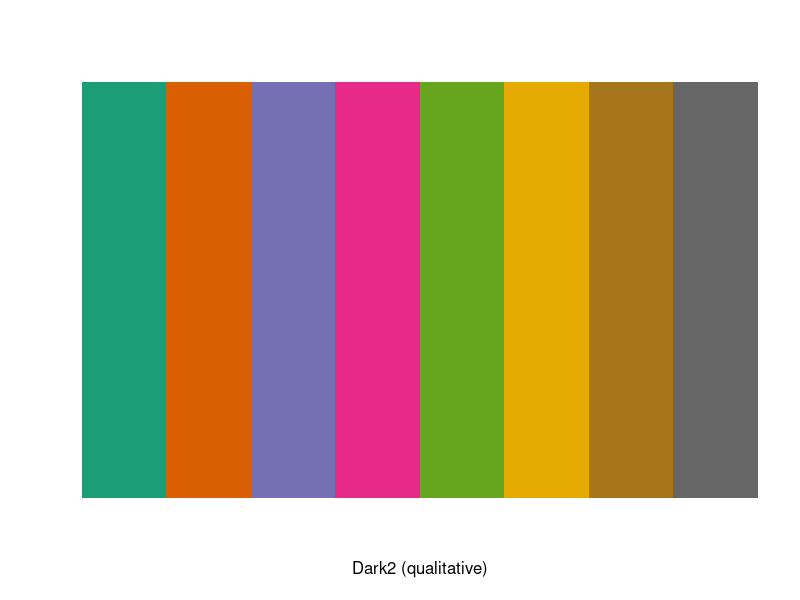
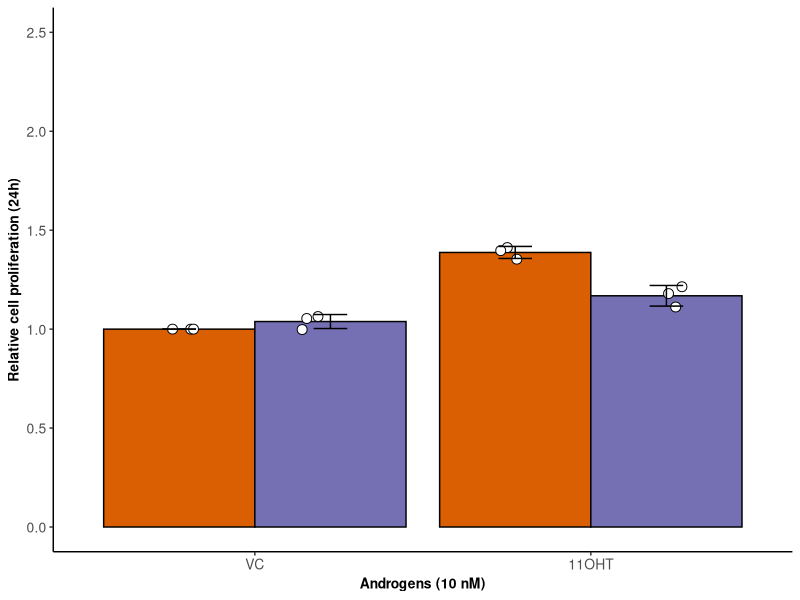
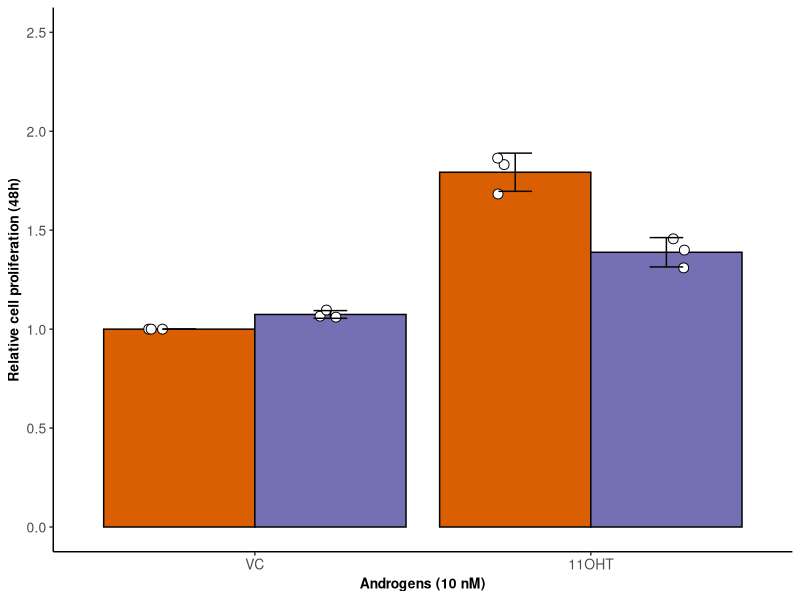
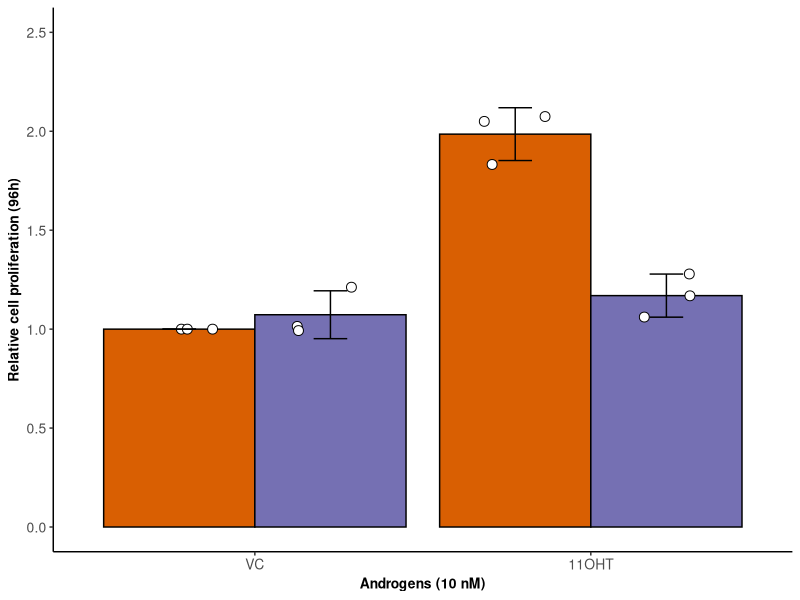
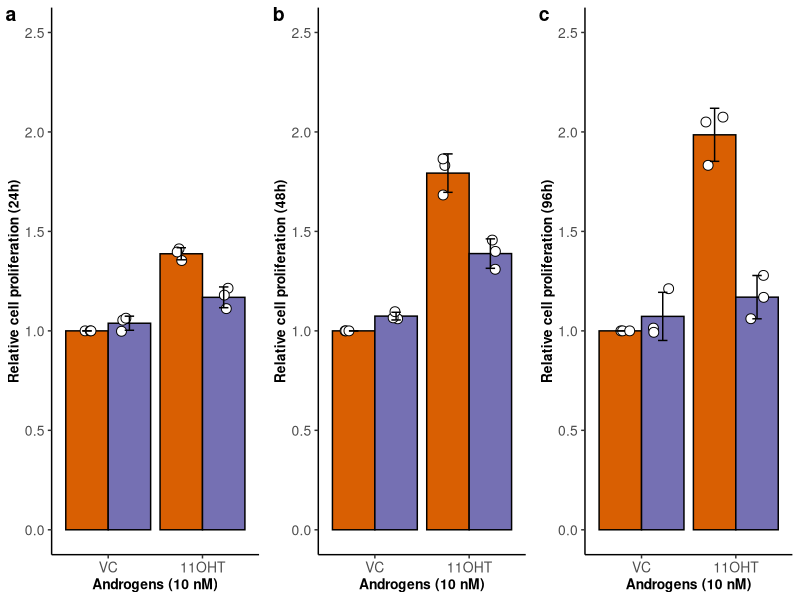
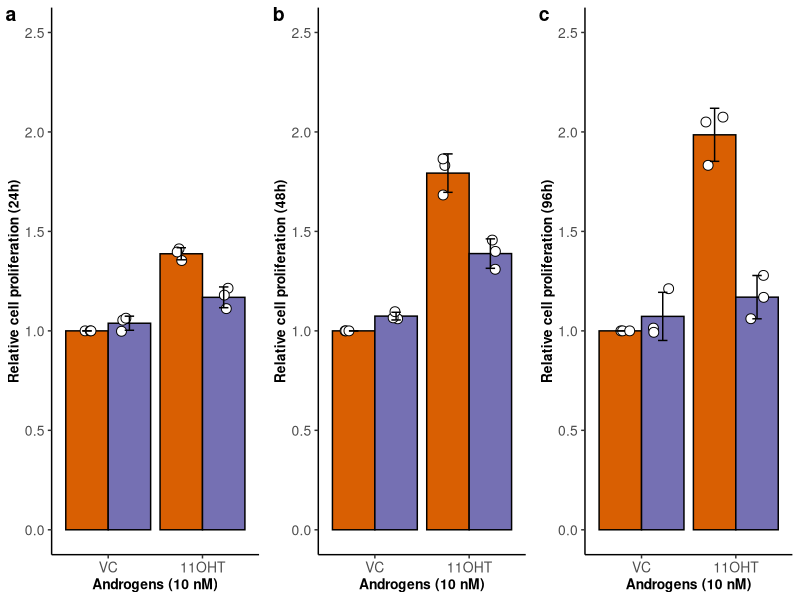

R code for these plots, in order:
## ---- chunk 1
knitr::opts_chunk$set(echo = TRUE)
## ---- chunk 2
getwd()
## ---- chunk 3
library(ggplot2)
library(ape)
library(plyr)
library(RColorBrewer)
library(reshape2)
library(scales)
library(dplyr)
library(ggpubr) 
library(cowplot) 
library(readr)
library(stats)
library(readr)
## ---- chunk 4
d1 <- read_csv("LNCaP_proliferation_overtime_11OHT.csv") 
head(d1)

## ---- chunk 5
levels(factor(d1$Androgens))
levels(factor(d1$Time))
## ---- chunk 6
d1_24h <- subset(d1, Time == "24h")
d1_48h <- subset(d1, Time == "48h")
d1_96h <- subset(d1, Time == "96h")
## ---- chunk 7
d1_24h$Androgens = factor(d1_24h$Androgens,order = TRUE, levels = c("VC", "11OHT"))
d1_48h$Androgens = factor(d1_48h$Androgens,order = TRUE, levels = c("VC", "11OHT"))
d1_96h$Androgens = factor(d1_96h$Androgens,order = TRUE, levels = c("VC", "11OHT"))
## ---- chunk 8
format.A <-  theme_classic()+ theme(plot.title = element_text(size= 11, hjust=0.5, face="bold"))+ 
  theme(axis.text = element_text(size = 10)) + theme(axis.title = element_text(size = 10, face="bold")) + 
  theme(strip.text = element_text( size = 10, face= "bold")) + theme(legend.position = "none")

format.B <-  theme_classic()+ theme(plot.title = element_text(size= 11, hjust=0.5, face="bold"))+ 
  theme(axis.text = element_text(size = 10)) + theme(axis.title = element_text(size = 10, face="bold")) + 
  theme(strip.text = element_text( size = 10, face= "bold")) 
## ---- chunk 9
display.brewer.pal(n = 8, name = 'Dark2')
brewer.pal(n = 8, name = "Dark2")
## ---- chunk 10
d1_24h_summary <- d1_24h %>%
  group_by(Androgens,Enzalutamide,Replicates) %>%
  summarise(
    Mean = mean(Relative_cell_proliferation),
    SD = sd(Relative_cell_proliferation) # This avoids a grouped df warning in ggplot
  )

d1_24h_summary$Relative_cell_proliferation <- d1_24h_summary$Mean
head(d1_24h_summary)
#View(d1_24h_summary)

d1_24h_summary2 <- d1_24h_summary %>%
  group_by(Androgens,Enzalutamide) %>%
  summarise(
    Mean = mean(Relative_cell_proliferation),
    SD = sd(Relative_cell_proliferation) # This avoids a grouped df warning in ggplot
  )

d1_24h_summary2$Relative_cell_proliferation <- d1_24h_summary2$Mean
head(d1_24h_summary2)
#View(d1_24h_summary2)

## ---- chunk 11

p_24h <- ggplot(d1_24h_summary, aes(x = Androgens, y = Relative_cell_proliferation, fill = Enzalutamide)) +
  geom_bar(data = d1_24h_summary2, aes(y = Relative_cell_proliferation), stat = "identity", position = position_dodge(),color="black") +
  geom_point(position = position_jitterdodge(jitter.width = 0.2, dodge.width = 0.9), aes(color = Enzalutamide), 
             shape = 21, size = 3, stroke = 0.5, fill = "white")  + 
  geom_errorbar(data = d1_24h_summary2, aes(ymin = Relative_cell_proliferation - SD, ymax = Relative_cell_proliferation + SD), 
                width = .2, position = position_dodge(0.9)) + 
  scale_fill_manual(values = c( "#D95F02" ,"#7570B3" ,"#E7298A", "#66A61E", "#E6AB02", "#A6761D", "#666666","#1B9E77")) + 
  scale_color_manual(values = c( "black" ,"black" ,"#E7298A", "#66A61E", "#E6AB02", "#A6761D", "#666666","#1B9E77")) + ylim(0,2.5) + 
  format.A + labs(x="Androgens (10 nM)", y="Relative cell proliferation (24h)")

print(p_24h)

## ---- chunk 12
d1_48h_summary <- d1_48h %>%
  group_by(Androgens,Enzalutamide,Replicates) %>%
  summarise(
    Mean = mean(Relative_cell_proliferation),
    SD = sd(Relative_cell_proliferation) # This avoids a grouped df warning in ggplot
  )

d1_48h_summary$Relative_cell_proliferation <- d1_48h_summary$Mean
head(d1_48h_summary)
#View(d1_48h_summary)

d1_48h_summary2 <- d1_48h_summary %>%
  group_by(Androgens,Enzalutamide) %>%
  summarise(
    Mean = mean(Relative_cell_proliferation),
    SD = sd(Relative_cell_proliferation) # This avoids a grouped df warning in ggplot
  )

d1_48h_summary2$Relative_cell_proliferation <- d1_48h_summary2$Mean
head(d1_48h_summary2)
#View(d1_48h_summary2)

## ---- chunk 13

p_48h <- ggplot(d1_48h_summary, aes(x = Androgens, y = Relative_cell_proliferation, fill = Enzalutamide)) +
  geom_bar(data = d1_48h_summary2, aes(y = Relative_cell_proliferation), stat = "identity", position = position_dodge(),color="black") +
  geom_point(position = position_jitterdodge(jitter.width = 0.2, dodge.width = 0.9), aes(color = Enzalutamide), 
             shape = 21, size = 3, stroke = 0.5, fill = "white")  + 
  geom_errorbar(data = d1_48h_summary2, aes(ymin = Relative_cell_proliferation - SD, ymax = Relative_cell_proliferation + SD), 
                width = .2, position = position_dodge(0.9)) + 
  scale_fill_manual(values = c( "#D95F02" ,"#7570B3" ,"#E7298A", "#66A61E", "#E6AB02", "#A6761D", "#666666","#1B9E77")) + 
  scale_color_manual(values = c( "black" ,"black" ,"#E7298A", "#66A61E", "#E6AB02", "#A6761D", "#666666","#1B9E77")) + ylim(0,2.5) + 
  format.A + labs(x="Androgens (10 nM)", y="Relative cell proliferation (48h)")

print(p_48h)

## ---- chunk 14
d1_96h_summary <- d1_96h %>%
  group_by(Androgens,Enzalutamide,Replicates) %>%
  summarise(
    Mean = mean(Relative_cell_proliferation),
    SD = sd(Relative_cell_proliferation) # This avoids a grouped df warning in ggplot
  )

d1_96h_summary$Relative_cell_proliferation <- d1_96h_summary$Mean
head(d1_96h_summary)
#View(d1_96h_summary)

d1_96h_summary2 <- d1_96h_summary %>%
  group_by(Androgens,Enzalutamide) %>%
  summarise(
    Mean = mean(Relative_cell_proliferation),
    SD = sd(Relative_cell_proliferation) # This avoids a grouped df warning in ggplot
  )

d1_96h_summary2$Relative_cell_proliferation <- d1_96h_summary2$Mean
head(d1_96h_summary2)
#View(d1_96h_summary2)

## ---- chunk 15

p_96h <- ggplot(d1_96h_summary, aes(x = Androgens, y = Relative_cell_proliferation, fill = Enzalutamide)) +
  geom_bar(data = d1_96h_summary2, aes(y = Relative_cell_proliferation), stat = "identity", position = position_dodge(),color="black") +
  geom_point(position = position_jitterdodge(jitter.width = 0.2, dodge.width = 0.9), aes(color = Enzalutamide), 
             shape = 21, size = 3, stroke = 0.5, fill = "white")  + 
  geom_errorbar(data = d1_96h_summary2, aes(ymin = Relative_cell_proliferation - SD, ymax = Relative_cell_proliferation + SD), 
                width = .2, position = position_dodge(0.9)) + 
  scale_fill_manual(values = c( "#D95F02" ,"#7570B3" ,"#E7298A", "#66A61E", "#E6AB02", "#A6761D", "#666666","#1B9E77")) + 
  scale_color_manual(values = c( "black" ,"black" ,"#E7298A", "#66A61E", "#E6AB02", "#A6761D", "#666666","#1B9E77")) + ylim(0,2.5) + 
  format.A + labs(x="Androgens (10 nM)", y="Relative cell proliferation (96h)")

print(p_96h)

## ---- chunk 16
LNCaP_cell_proliferation_overtime <- plot_grid(p_24h,p_48h,p_96h, labels=c("a", "b", "c","d"), ncol = 3, nrow = 1)
print(LNCaP_cell_proliferation_overtime)
ggsave("LNCaP_proliferation_overtime_11OHT.pdf", height = 3.5, width = 6 , useDingbats = FALSE)

## ---- chunk 17

d1_24h_summary_0uM <- subset(d1_24h_summary, Enzalutamide == "0uM")
pairwise.t.test(d1_24h_summary_0uM$Relative_cell_proliferation, d1_24h_summary_0uM$Androgens, p.adjust.method = "BH")

d1_24h_summary_2uM <- subset(d1_24h_summary, Enzalutamide == "2uM")
pairwise.t.test(d1_24h_summary_2uM$Relative_cell_proliferation, d1_24h_summary_2uM$Androgens, p.adjust.method = "BH")

d1_24h_summary_VC <- subset(d1_24h_summary, Androgens == "VC")
pairwise.t.test(d1_24h_summary_VC$Relative_cell_proliferation, d1_24h_summary_VC$Enzalutamide, p.adjust.method = "BH")

d1_24h_summary_11OHT <- subset(d1_24h_summary, Androgens == "11OHT")
pairwise.t.test(d1_24h_summary_11OHT$Relative_cell_proliferation, d1_24h_summary_11OHT$Enzalutamide, p.adjust.method = "BH")

## ---- chunk 18

d1_48h_summary_0uM <- subset(d1_48h_summary, Enzalutamide == "0uM")
pairwise.t.test(d1_48h_summary_0uM$Relative_cell_proliferation, d1_48h_summary_0uM$Androgens, p.adjust.method = "BH")

d1_48h_summary_2uM <- subset(d1_48h_summary, Enzalutamide == "2uM")
pairwise.t.test(d1_48h_summary_2uM$Relative_cell_proliferation, d1_48h_summary_2uM$Androgens, p.adjust.method = "BH")

d1_48h_summary_VC <- subset(d1_48h_summary, Androgens == "VC")
pairwise.t.test(d1_48h_summary_VC$Relative_cell_proliferation, d1_48h_summary_VC$Enzalutamide, p.adjust.method = "BH")

d1_48h_summary_11OHT <- subset(d1_48h_summary, Androgens == "11OHT")
pairwise.t.test(d1_48h_summary_11OHT$Relative_cell_proliferation, d1_48h_summary_11OHT$Enzalutamide, p.adjust.method = "BH")


## ---- chunk 19

d1_96h_summary_0uM <- subset(d1_96h_summary, Enzalutamide == "0uM")
pairwise.t.test(d1_96h_summary_0uM$Relative_cell_proliferation, d1_96h_summary_0uM$Androgens, p.adjust.method = "BH")

d1_96h_summary_2uM <- subset(d1_96h_summary, Enzalutamide == "2uM")
pairwise.t.test(d1_96h_summary_2uM$Relative_cell_proliferation, d1_96h_summary_2uM$Androgens, p.adjust.method = "BH")

d1_96h_summary_VC <- subset(d1_96h_summary, Androgens == "VC")
pairwise.t.test(d1_96h_summary_VC$Relative_cell_proliferation, d1_96h_summary_VC$Enzalutamide, p.adjust.method = "BH")

d1_96h_summary_11OHT <- subset(d1_96h_summary, Androgens == "11OHT")
pairwise.t.test(d1_96h_summary_11OHT$Relative_cell_proliferation, d1_96h_summary_11OHT$Enzalutamide, p.adjust.method = "BH")

## ---- chunk 20
sessionInfo()
